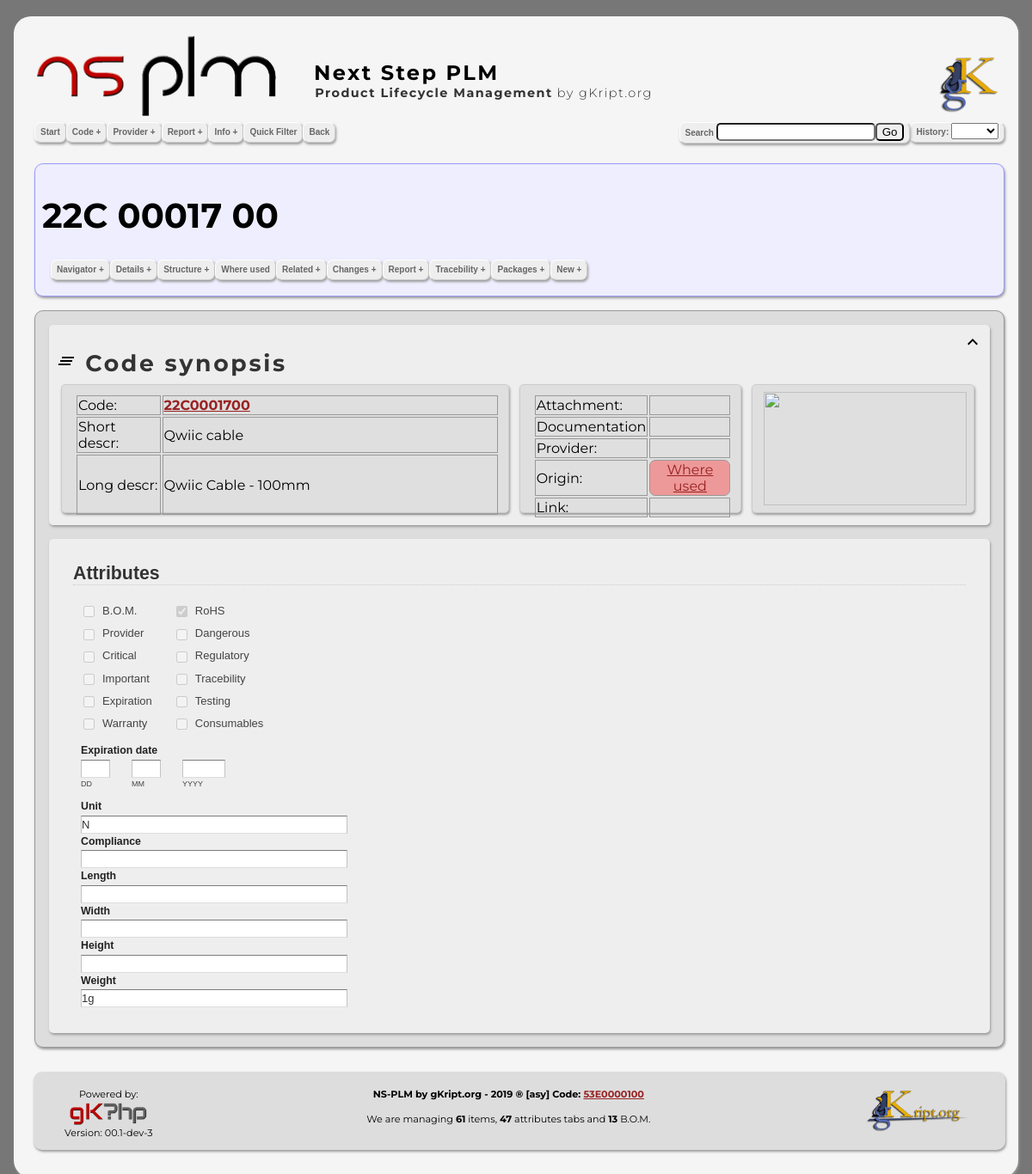
Page /attributes.php?code=22C0001700&action=Show on the committed database.
### tables this page shows
CREATE TABLE IF NOT EXISTS `elenco_codici` (
  `idCodice` int(11) NOT NULL AUTO_INCREMENT,
  `codice` varchar(10) NOT NULL,
  `T` int(1) NOT NULL,
  `CG` varchar(3) NOT NULL,
  `CS` varchar(3) NOT NULL,
  `abbreviazione` text NOT NULL,
  `descrizione` text NOT NULL,
  `dbCodici` int(11) NOT NULL DEFAULT 0,
  `createTS` timestamp NOT NULL DEFAULT current_timestamp(),
  `modifyTS` timestamp NOT NULL DEFAULT current_timestamp() ON UPDATE current_timestamp(),
  PRIMARY KEY (`idCodice`),
  UNIQUE KEY `codice` (`codice`)
);

### src/php/gkphp/Mysqli_gk.php (called while the page is built, shortened)
<?php
	function query_single_line( $query , $echo = 0 ) {
		$result = query_get_result( $query );
		if ( $result )
			return $result->fetch_array();
		return NULL;
	}
	function query_get_result( $query  , $echo = 0 ) {
		global $mysqli;
		$result = $mysqli->query ( $query ) or
			die( "query_single_line() : Problem with query<br/>&nbsp;&nbsp;&nbsp;&nbsp;Query true: $query<br/>&nbsp;&nbsp;&nbsp;&nbsp;MySql :" . $mysqli->error ."<br/>" );
		if ( $result->num_rows != 0 )
			return $result;
		else
			return NULL;
	}
	function query_get_a_field( $query , $fname  , $echo = 0 ) {
		$result = query_get_result( $query );
		if ( $row = $result->fetch_array() )
			return $row[ $fname ];
		else
			return 0;
	}
	function query_get_num_rows( $query , $echo = 0 ) {
		global $mysqli;
		$result = $mysqli->query ( $query ) or
			die( "query_single_line() : Problem with query<br/>&nbsp;&nbsp;&nbsp;&nbsp;Query : $query<br/>&nbsp;&nbsp;&nbsp;&nbsp;MySql :" . $mysqli->error ."<br/>" );
		return $result->num_rows;
	}
?>

### src/php/template/html_template.php (called while the page is built, shortened)
<?php
	function open_block( $title , $icon = "" , $class ="codelite" ) {
		$url = "http://" . $_SERVER['SERVER_NAME'] . $_SERVER['REQUEST_URI'];
		$page  = div_block_open( $class );
		$page .= link_generator( $url , img_generator( "top.svg" , "icona top" , "" , "float: right;" , "autoclose" , 0 , 24 , 24) );
		$page .= title_h2( $title , $icon );
		$page .= BR( 1 , 0 );
		return $page;
	}
	function title_h2( $title , $icon = "" ) {
		if ( $icon == "" )
			$text = $title;
		else
			$text = img_generator( $icon , "generic tag" , "" , "" , "autoclose" , 0 , 24 , 24 ) . $title;
		$ret = tag_enclosed( "h2" , $text , "vertical-align: middle;" );
		return $ret;
	}
?>

### src/php/template/statistics.php (called while the page is built, shortened)
<?php
	function stat_codes_total_from_stats( $sentence = 1 ) {
		$sql = "SELECT * FROM `statistics` WHERE `name` = 'CodeCountDaily' ORDER BY `statistics`.`timest` DESC LIMIT 0,1";
		$value = query_get_a_field( $sql , "value" );
		if ( $sentence )
			return "We are managing $value codes!";
		else
			return $value;
	}
	function stat_attributes_total_from_stats( $sentence = 1 ) {
		$sql = "SELECT * FROM `statistics` WHERE `name` = 'AttribCountDaily' ORDER BY `statistics`.`timest` DESC LIMIT 0,1";
		$value = query_get_a_field( $sql , "value" );
		if ( $sentence )
			return "We are managing $value attributes!";
		else
			return $value;
	}
	function stat_bom_total_from_stats( $sentence = 1 ) {
		$sql = "SELECT * FROM `statistics` WHERE `name` = 'BomCountDaily' ORDER BY `statistics`.`timest` DESC LIMIT 0,1";
		$value = query_get_a_field( $sql , "value" );
		if ( $sentence )
			return "We are managing $value B.O.M.!";
		else
			return $value;
	}
 ?>

### src/php/gkphp/Forms_gk.php (the view, shortened to what this page needs)
<?php
	$A_options = [
		'option0' => [
			'value' => '' ,
			'name' 	=> ' '
		],
	];
	function select_option( $command , $value = "" , $name = "" , $id = 0 ) {
		global $A_options;
		$elementi = count( $A_options );
		if ( $command == "insert" ) {
			$index = "option" . $elementi;
			$A_options[ $index ] = [
				'value' => $value ,
				'name' => $name
			];
			$elementi = count( $A_options );
			return $elementi;
		}
		else if ( $command == "count" ) {
			return $elementi;
		}
		else if ( $command == "reset" ) {
			$A_options = [
				'option0' => [
					'value' => '',
					'name' 	=> '&nbsp;'
				],
			];
			$elementi = count( $A_options );
			return $elementi;
		}
		else if ( $command == "get" ) {
			$index = "option" . $id;
			$res = array_values( $A_options[ $index ] );
			return $res;
		}
		return 0;
	}
	function select_composer_from_array( $id , $name , $undefined = 0 , $class = "" , $onchange = "" , $select = "" , $nl = 0 , $label = "" , $position = "sx" ) {
		$elements		=	select_option( "count" );
		$r 					= 1;
		if ( $position == "sx" )
			println( "<label for=\"$id\">$label</label>" );
		if ( $undefined )
				$r = 0;
		for( $r ; $r < $elements ; $r++ ) {
				$array = select_option( "get" , "" , "" , $r );
				$ssel = "";
				if ( $array[0] == $select )
					$ssel = " selected ";
				println( "	<option value='" . $array[0] . "'$ssel>" . $array[1] . "</option>" );
		}
	}
		?>
		<?php
	function checkbox_composer( $name , $value , $class , $checked = 0 , $label = 0 , $label_class = "" , $label_text = "" , $label_pos = "after" , $disable = 0 ) {
		$ch  = $checked ? "checked"  : "";
		$dis = $disable ? "disabled" : "";
		echo "<input id=\"" . $name . "\" name=\"" . $name . "\" class=\"" . $class . "\" type=\"checkbox\" value=\"" . $value . "\" " . $ch . " " . $dis . " />\n";
		if ( ( $label ) && ( $label_pos == "after" )	)
			echo "<label class=\"" . $label_class . "\" for=\"" . $name . "\">$label_text</label>\n";
	}
	function text_input_composer( $name , $value , $class , $type , $size , $maxlength , $label = 0 , $label_class = "" , $label_text = "" , $label_pos = "after" , $disable = 0 ) {
		if ( ( $label ) && ( $label_pos == "before" )	)
			echo "<label class=\"" . $label_class . "\" for=\"" . $name . "\">$label_text</label>\n";
		$dis = $disable ? "disabled" : "";
		echo "<input id=\"" . $name . "\" name=\"" . $name . "\" class=\"" . $class . "\" type=\"" . $type . "\" size=\"" . $size . "\" maxlength=\"" . $maxlength . "\" value=\"" . $value . "\" " . $dis . " />\n";
		if ( ( $label ) && ( $label_pos == "after" )	)
			echo "<label class=\"" . $label_class . "\" for=\"" . $name . "\">$label_text</label>\n";
	}
?>

### src/php/template/code_functions.php (shortened to what this page needs)
<?php
	require_once NSID_PLM_SRC_TEMPLATE . 'bom_funtions.php';
	function synopsis( $code , $sd , $ld , $image = "" ) {
		global $nspage;
		if ( $nspage != "code" )
			$lcode = return_code_link( $code );
		echo open_block( "Code synopsis" , "syn.svg" );
		$ori = return_where_used_text_link( $code );
		if ( check_in_bom_presence( $code ) )
			println( "				<td style='border:1px solid #999;text-align:center; background-color:#e99;border-radius: 7px;'>$ori</td>" );
		else
			println( "				<td style='border:1px solid #999;text-align:center;'>NO</td>" );
	}
	function return_code_link( $code , $link = "code.php?code" ) {
		return '<a href="' . $link . "=" . $code . '">' . $code . "</a>";
	}
?>

### src/php/template/footer.php
<?php
	echo div_block_open( "" , "" , "footer" );
		echo div_block_open( "" , "text-align: center;" );
			echo div_block_open( "" , "float: left; vertical-align: middle; padding-left: 32px;" );
				echo "Powered by: ";
				echo BR();
				echo img_generator( "logo/gkphp.png" , "gkphp logo" , "" , "" , "autoclose" , 0 , "100px" );
				echo BR();
				echo "Version: " . GK_VERSION;
				echo BR();
			echo div_block_close();
			echo img_generator( "logo/gkl.png" , "gKript logo" , "" ,  "float: right; vertical-align: middle; padding-right:32px; " , "autoclose" , 0 , "160px" );
			$text  = "NS-PLM by gKript.org - 2019 &reg; [asy] Code: ";
			$text .= link_generator( "code.php?code=53E0000100" , "53E0000100" );
			echo tag_enclosed( "h4" , $text );
			$codes = tag_enclosed( "b" , stat_codes_total_from_stats(0) );
			$attr = tag_enclosed( "b" , stat_attributes_total_from_stats(0) );
			$bom = tag_enclosed( "b" , stat_bom_total_from_stats(0) );
			echo tag_enclosed( "p" , "We are managing $codes items, $attr attributes tabs and $bom B.O.M." );
			echo BR();
		echo div_block_close();
	echo div_block_close();
	echo div_block_close();
	echo BR();
	echo BR();
	echo generic_tag_close( "body" );
	echo generic_tag_close( "html" );
?>

### src/css/h.css (style rules this page uses)
h2 { color: #333; font-size: 20pt; margin-bottom: 0px; margin-top: 10px; }

### src/css/body.css (style rules this page uses)
body { margin:0; padding:0; background-color:#777; color:#000000; text-align:center; font-family: 'Montserrat', sans-serif; }
.codelite_img { padding:.5em; height: 100%; display: block; margin-left: auto; margin-right: auto; }
* { box-sizing: border-box; }
.box25 { float: left; width: 24%; padding-left: 5px; border:1px solid #ccc; background-color: #dfdfdf; height:120px; margin: 3px 6px 6px 6px; box-shadow: 1px 2px 3px #999; border-radius: 5px; }
.box50 { float: left; width: 48.3%; padding-left: 5px; border:1px solid #ccc; background-color: #dfdfdf; height:120px; margin: 3px 6px 6px 6px; box-shadow: 1px 2px 3px #999; border-radius: 5px; }
#centerColumn h2 { margin:0 0 -.5em 0; padding:.75em 0 0 0; letter-spacing:.1em; }

### src/css/view.css (style rules this page uses)
img { behavior:url(css/iepngfix.htc); border:none; }
form li span label { clear:both; color:#444; display:block; font-size:9px; line-height:9px; margin:0; padding-top:3px; }
label.description { border:none; color:#222; display:block; font-size:95%; font-weight:700; line-height:150%; padding:0 0 1px; }
input.text { background:#fff url(../../../images/shadow.gif) repeat-x top; border-bottom:1px solid #ddd; border-left:1px solid #c3c3c3; border-right:1px solid #c3c3c3; border-top:1px solid #7c7c7c; color:#333; font-size:100%; margin:0; padding:2px 0; }
input.checkbox { display:block; height:13px; line-height:1.4em; margin:6px 0 0 3px; width:13px; }
label.choice { color:#444; display:block; font-size:100%; line-height:1.4em; margin:-1.55em 0 0 25px; padding:4px 0 5px; width:90%; }
input.medium { width:50%; }

### rows in the picture
elenco_codici: codice "22C0001700", dbCodici "NS-PLM by gKript.org - 2019 ® [asy] Code: 53E0000100"

### other values in the picture
$text "History: Code: Short descr: Qwiic cable Long descr: Qwiic Cable - 100mm Attachment: Documentation Provider: Origin: Link:"
$code_split "22C 00017 00"
open_block( "Code synopsis" , "syn.svg" ) "Code synopsis"
$label_text "B.O.M. Provider Critical Important Expiration Warranty RoHS Dangerous Regulatory Tracebility Testing Consumables"
$label_text "DD MM YYYY"
$label_text "Unit Compliance Length Width Height Weight"
GK_VERSION "00.1-dev-3"
